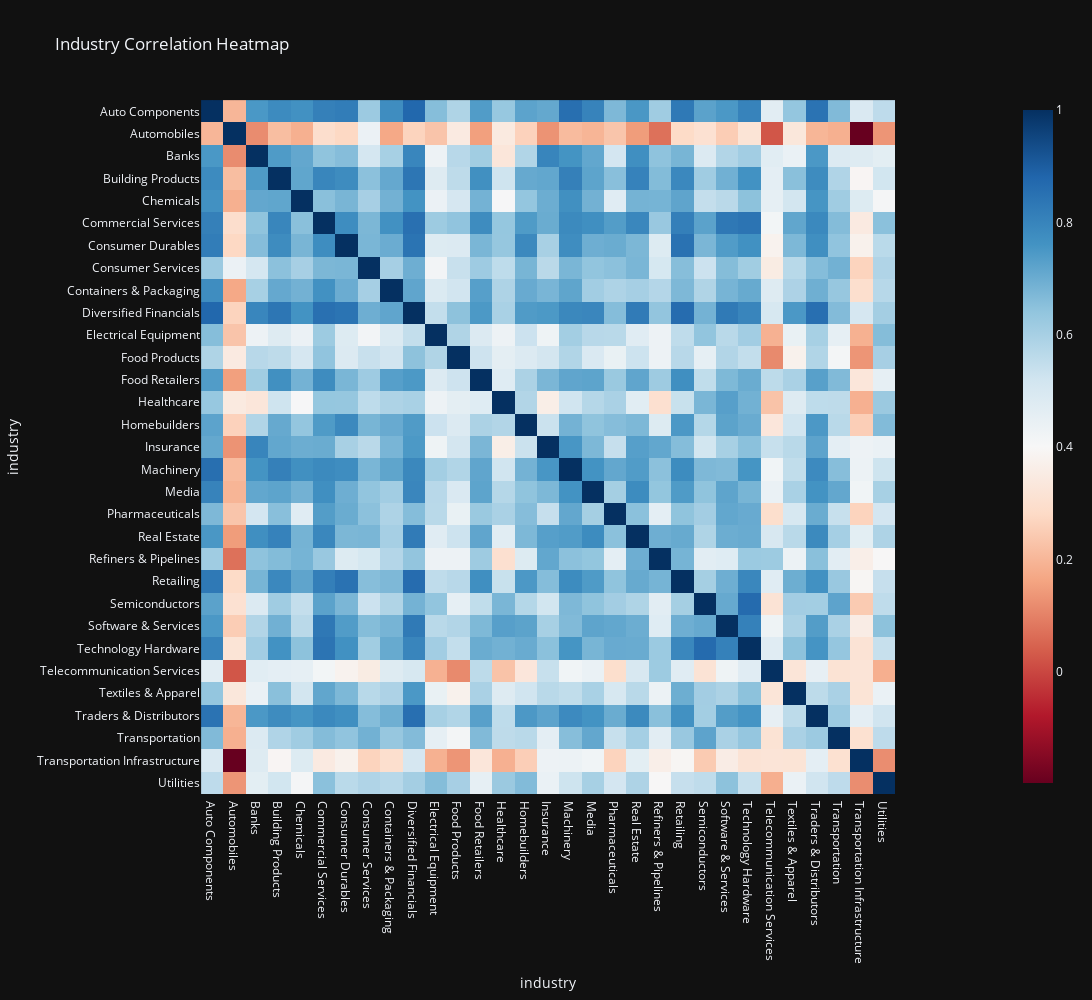

The cell this chart's notebook holds for it:
### Code cell
# Create the heatmap
fig = px.imshow(correlation_matrix,
                # labels=dict(x="Industry", y="Industry", color="Correlation"),
                x=correlation_matrix.columns,
                y=correlation_matrix.index,
                color_continuous_scale="RdBu",
                title="Industry Correlation Heatmap")

fig.layout.height = 1000
fig.layout.width = 1250

# Show the figure
fig.show()

### Figure 1 — Plotly figure (JSON) as saved in the notebook; plotly's stock layout.template omitted (floating-point values rounded to 4 significant figures; data arrays with more than 128 entries replaced by an {"elided": "..."} marker saying what was removed)
{"data": [{"coloraxis": "coloraxis", "name": "0", "x": ["Auto Components", "Automobiles", "Banks", "Building Products", "Chemicals", "Commercial Services", "Consumer Durables", "Consumer Services", "Containers & Packaging", "Diversified Financials", "Electrical Equipment", "Food Products", "Food Retailers", "Healthcare", "Homebuilders", "Insurance", "Machinery", "Media", "Pharmaceuticals", "Real Estate", "Refiners & Pipelines", "Retailing", "Semiconductors", "Software & Services", "Technology Hardware", "Telecommunication Services", "Textiles & Apparel", "Traders & Distributors", "Transportation", "Transportation Infrastructure", "Utilities"], "y": ["Auto Components", "Automobiles", "Banks", "Building Products", "Chemicals", "Commercial Services", "Consumer Durables", "Consumer Services", "Containers & Packaging", "Diversified Financials", "Electrical Equipment", "Food Products", "Food Retailers", "Healthcare", "Homebuilders", "Insurance", "Machinery", "Media", "Pharmaceuticals", "Real Estate", "Refiners & Pipelines", "Retailing", "Semiconductors", "Software & Services", "Technology Hardware", "Telecommunication Services", "Textiles & Apparel", "Traders & Distributors", "Transportation", "Transportation Infrastructure", "Utilities"], "z": {"elided": "31x31 float values"}, "type": "heatmap", "xaxis": "x", "yaxis": "y", "hovertemplate": "industry: %{x}<br>industry: %{y}<br>color: %{z}<extra></extra>"}], "layout": {"xaxis": {"anchor": "y", "domain": [0.0, 1.0], "scaleanchor": "y", "constrain": "domain", "title": {"text": "industry"}}, "yaxis": {"anchor": "x", "domain": [0.0, 1.0], "autorange": "reversed", "constrain": "domain", "title": {"text": "industry"}}, "coloraxis": {"colorscale": [[0.0, "rgb(103,0,31)"], [0.1, "rgb(178,24,43)"], [0.2, "rgb(214,96,77)"], [0.3, "rgb(244,165,130)"], [0.4, "rgb(253,219,199)"], [0.5, "rgb(247,247,247)"], [0.6, "rgb(209,229,240)"], [0.7, "rgb(146,197,222)"], [0.8, "rgb(67,147,195)"], [0.9, "rgb(33,102,172)"], [1.0, "rgb(5,48,97)"]]}, "title": {"text": "Industry Correlation Heatmap"}, "height": 1000, "width": 1250}}
